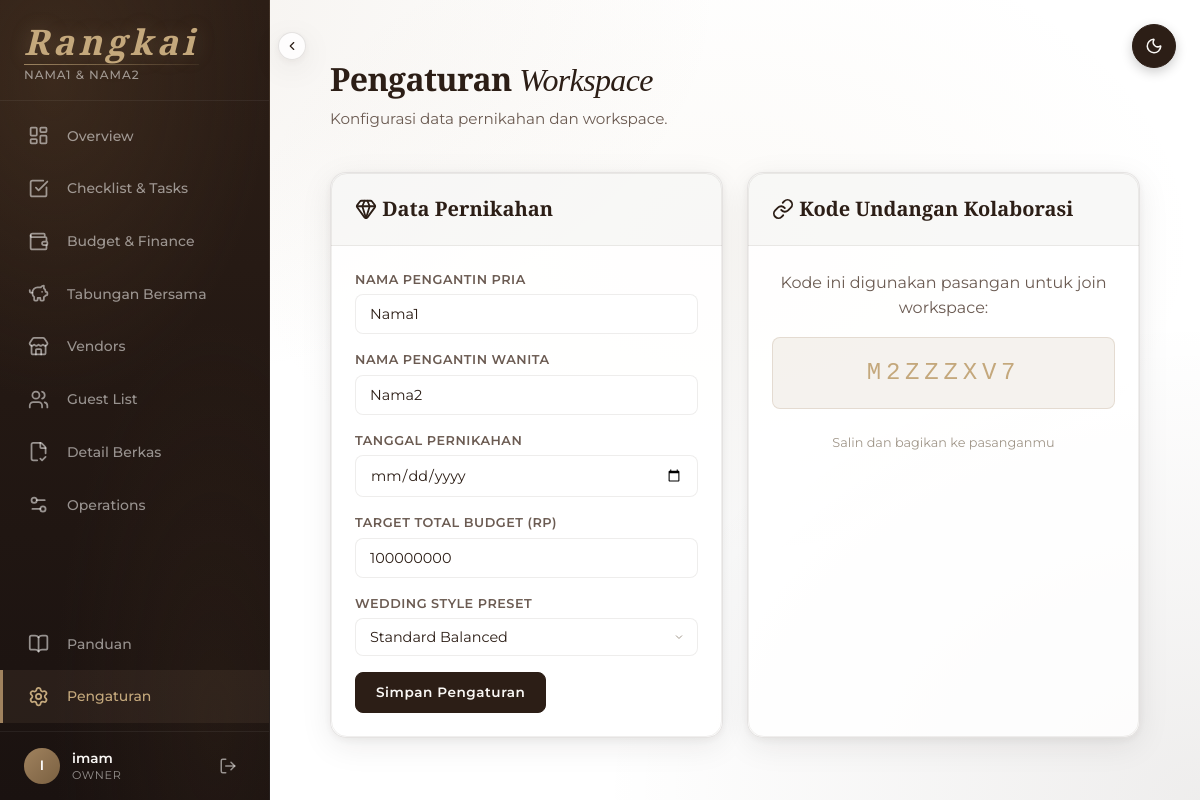
Page /settings/ (signed in) on the earlier database version.
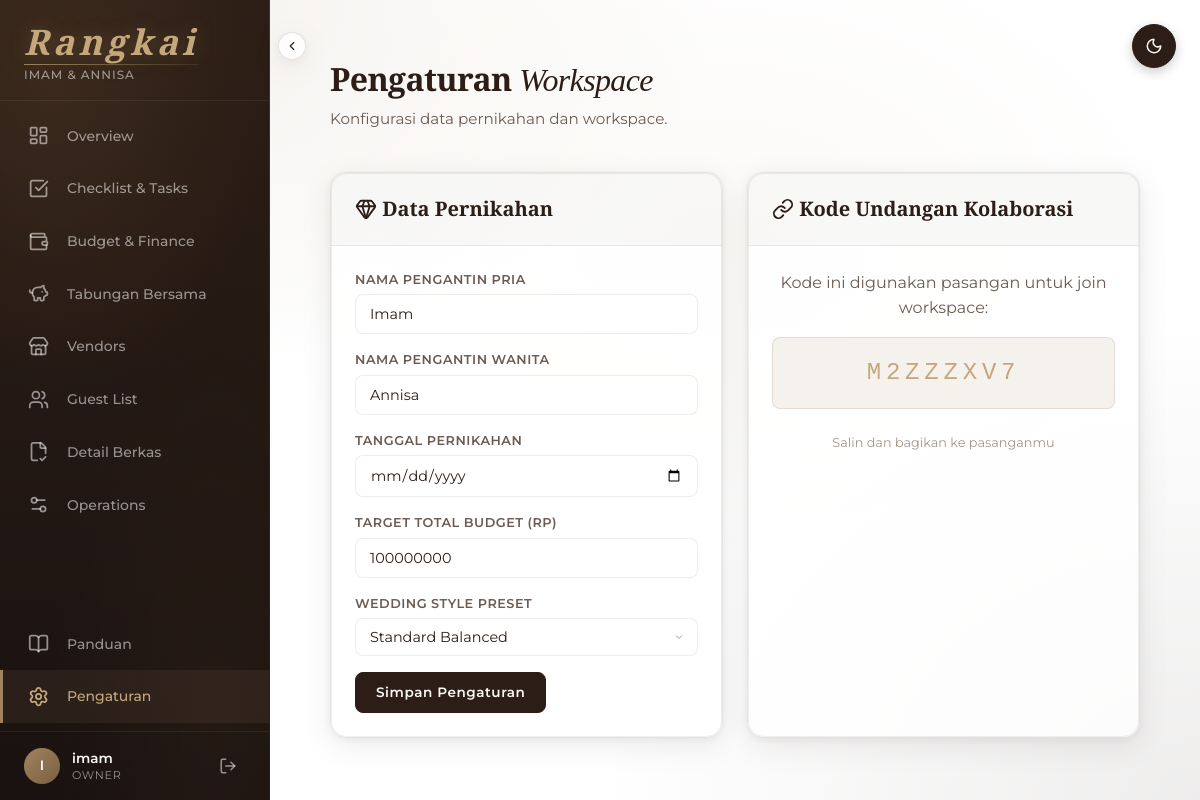
Same page on the later database version.
### core/models.py (models this page shows, shortened)
class Wedding(models.Model):
    groom_name = models.CharField('Nama Pengantin Pria', max_length=100)
    bride_name = models.CharField('Nama Pengantin Wanita', max_length=100)
    wedding_date = models.DateField('Tanggal Pernikahan', null=True, blank=True)
    total_budget = models.DecimalField(
        'Target Total Budget (Rp)',
        max_digits=15,
        decimal_places=0,
        default=0,
    )
    budget_style = models.CharField(
        'Wedding Style Preset',
        max_length=20,
        choices=[
            ('foodie', 'Foodie Focus'),
            ('aesthetic', 'Aesthetic Focus'),
            ('balanced', 'Standard Balanced'),
        ],
        default='balanced',
    )
    invite_code = models.CharField(
        'Kode Undangan Kolaborasi',
        max_length=8,
        unique=True,
        default=generate_invite_code,
    )
    members = models.ManyToManyField(
        settings.AUTH_USER_MODEL,
        through='WeddingMembership',
        related_name='weddings',
    )
    created_at = models.DateTimeField(auto_now_add=True)
    updated_at = models.DateTimeField(auto_now=True)
    class Meta:
        verbose_name = 'Wedding Workspace'
        verbose_name_plural = 'Wedding Workspaces'
        ordering = ['-created_at']
    @property
    def days_remaining(self):
        if not self.wedding_date:
            return None
        delta = self.wedding_date - timezone.now().date()
        return max(delta.days, 0)

### core/views.py (the view)
# urls.py: path('settings/', views.settings_view, name='settings'),
@login_required
@workspace_required
def settings_view(request):
    wedding = request.wedding
    if request.method == 'POST':
        form = WeddingSettingsForm(request.POST, instance=wedding)
        if form.is_valid():
            form.save()
            messages.success(request, 'Pengaturan berhasil disimpan.')
            if request.htmx:
                return render(request, 'core/partials/settings_form.html', {'form': form})
            return redirect('core:settings')
    else:
        form = WeddingSettingsForm(instance=wedding)
    return render(request, 'core/settings.html', {'form': form})

### core/forms.py
class WeddingSettingsForm(forms.ModelForm):
    class Meta:
        model = Wedding
        fields = ['groom_name', 'bride_name', 'wedding_date', 'total_budget', 'budget_style']
        widgets = {
            'groom_name': forms.TextInput(attrs={'class': 'wp-input'}),
            'bride_name': forms.TextInput(attrs={'class': 'wp-input'}),
            'wedding_date': forms.DateInput(attrs={'type': 'date', 'class': 'wp-input'}),
            'total_budget': forms.NumberInput(attrs={'class': 'wp-input'}),
            'budget_style': forms.Select(attrs={'class': 'wp-input'}),
        }

### core/context_processors.py (called while the page is built)
def workspace_context(request):
    ctx = {
        'wedding': getattr(request, 'wedding', None),
        'wedding_role': getattr(request, 'wedding_role', None),
    }
    if ctx['wedding']:
        ctx['days_remaining'] = ctx['wedding'].days_remaining
    return ctx

### templates/core/settings.html (shortened to what this page needs)
{% extends "base.html" %}
{% load humanize %}
{% block content %}
<div class="page-header">
  <h1>Pengaturan <span class="serif-accent">Workspace</span></h1>
  <p class="page-subtitle">Konfigurasi data pernikahan dan workspace.</p>
</div>
<div class="bento-grid bento-grid-2">
  <div class="card">
    <div class="card-header">
      <h3><i data-lucide="gem"></i> Data Pernikahan</h3>
    </div>
    <div class="card-body">
      <form method="post">
        {% for field in form %}
        <div class="form-group">
          <label for="{{ field.id_for_label }}">{{ field.label }}</label>
          {{ field }}
        </div>
        {% endfor %}
        <button type="submit" class="btn btn-primary">Simpan Pengaturan</button>
      </form>
    </div>
  </div>
  <div class="card">
    <div class="card-header">
      <h3><i data-lucide="link"></i> Kode Undangan Kolaborasi</h3>
    </div>
    <div class="card-body text-center">
      <p class="text-secondary mb-md">Kode ini digunakan pasangan untuk join workspace:</p>
      <div class="invite-code-display mb-lg">{{ wedding.invite_code }}</div>
      <p class="text-muted" style="font-size: 0.8rem;">Salin dan bagikan ke pasanganmu</p>
    </div>
  </div>
</div>
{% endblock %}

### templates/base.html (shortened to what the changed rows need)
{% load static %}
{% load humanize %}
<!DOCTYPE html>
<html lang="id">
<head>
  <link rel="stylesheet" href="{% static 'css/design-tokens.css' %}">
  <link rel="stylesheet" href="{% static 'css/main.css' %}?v=10">
  <link rel="stylesheet" href="https://cdn.jsdelivr.net/npm/driver.js@1.0.1/dist/driver.css" />
</head>
<body>
  {% block body %}
  <div class="app-shell" x-data="{ collapsed: localStorage.getItem('sidebarCollapsed') === 'true' }">
    <aside class="sidebar" id="sidebar" :class="{ 'collapsed': collapsed }">
      <div class="sidebar-brand">
        <div class="brand-info">
          <span class="brand-text">Rangkai</span>
          {% if wedding %}
          <div class="couple-names">
            {{ wedding.groom_name|title }} & {{ wedding.bride_name|title }}
          </div>
          {% endif %}
        </div>
      </div>
    </aside>
    <main class="main-content" :class="{ 'collapsed': collapsed }">
      {% block content %}{% endblock %}
    </main>
  </div>
  {% endblock %}
</body>
</html>

Differences in the rows shown:
changed Wedding "M2ZZZXV7": groom_name "NAMA1" → "IMAM"; bride_name "NAMA2" → "ANNISA"; groom_name "Nama1" → "Imam"; bride_name "Nama2" → "Annisa"
